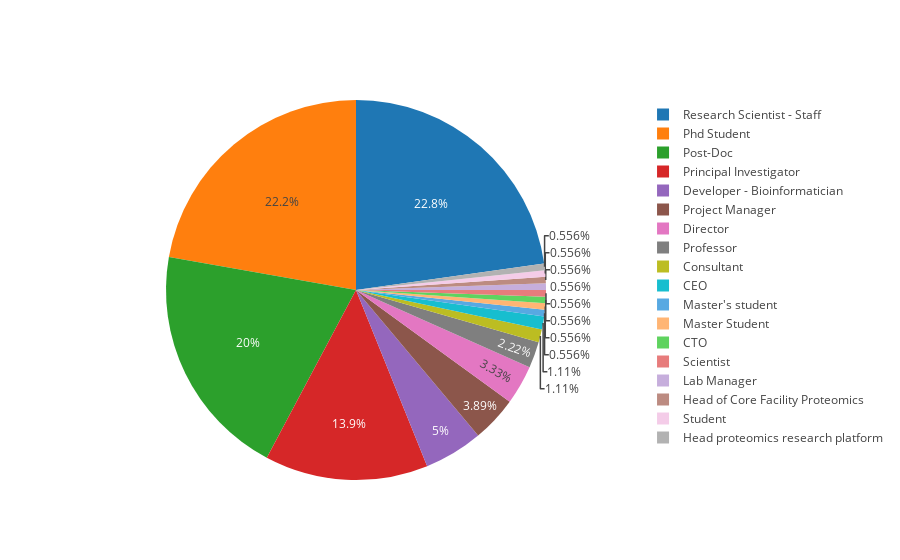

Notebook code for this chart:
### Markdown cell above
## Position Distribution

Read the position and occupation of every participant of the poll.

### Code cell
positions = data_df.iloc[:,2]
trace = get_pie_chart(positions)
iplot([trace])

### Figure 1 — Plotly figure (JSON) as saved in the notebook; plotly's stock layout.template omitted (floating-point values rounded to 4 significant figures)
{"data": [{"labels": ["Director", "Master's student", "Developer - Bioinformatician", "Master Student", "Professor", "Consultant", "Project Manager", "CEO", "Principal Investigator", "Phd Student", "CTO", "Scientist", "Research Scientist - Staff", "Lab Manager", "Post-Doc", "Head of Core Facility Proteomics", "Student", "Head proteomics research platform"], "type": "pie", "uid": "7223466d-72bd-4e13-a07d-2cf0563c646e", "values": [6, 1, 9, 1, 4, 2, 7, 2, 25, 40, 1, 1, 41, 1, 36, 1, 1, 1]}], "layout": {}}
